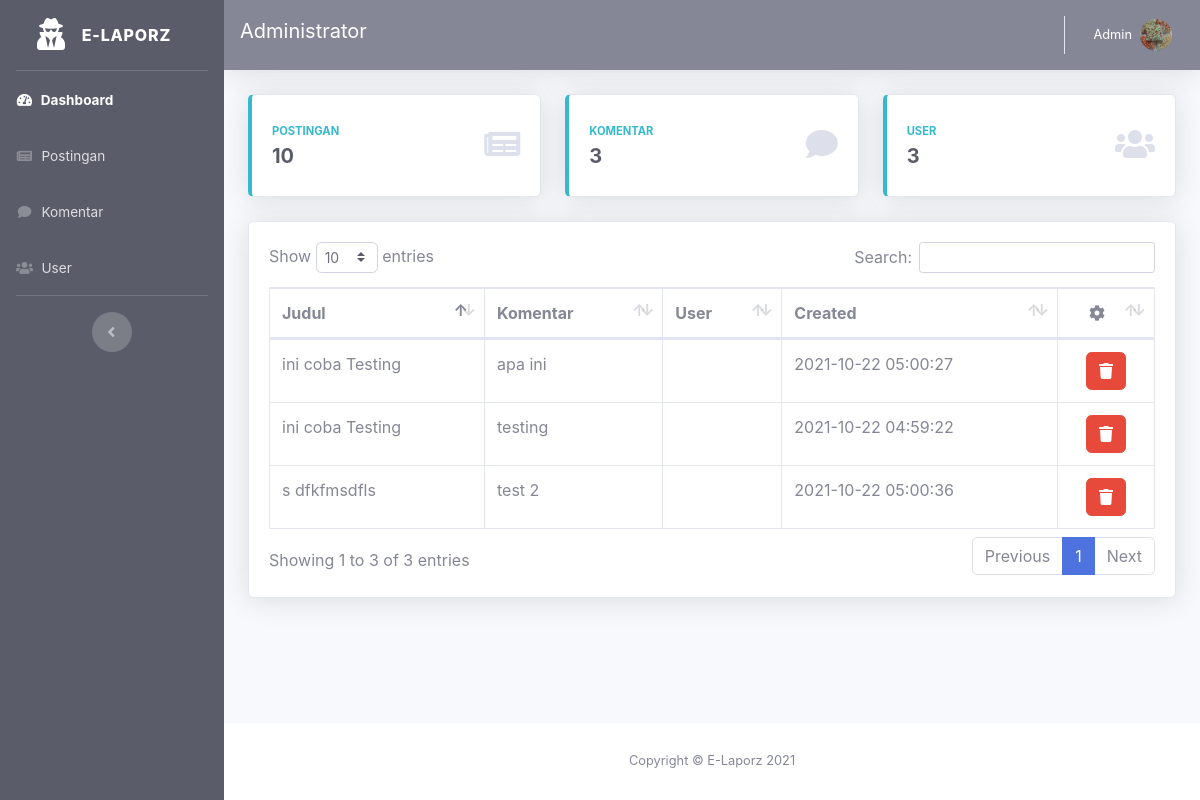
Page /?page=admin-komentar (signed in) on the committed database.
### tables this page shows
CREATE TABLE `user` (
  `id` int(11) NOT NULL,
  `nama` varchar(255) NOT NULL,
  `username` varchar(255) NOT NULL,
  `password` varchar(255) NOT NULL,
  `foto` text NOT NULL,
  `role` enum('admin','user') NOT NULL
);

CREATE TABLE `komentar` (
  `id` int(11) NOT NULL,
  `posting_id` int(11) NOT NULL,
  `user_id` int(11) NOT NULL,
  `komentar` text NOT NULL,
  `created_at` timestamp NOT NULL DEFAULT CURRENT_TIMESTAMP ON UPDATE CURRENT_TIMESTAMP
);

CREATE TABLE `posting` (
  `id` int(11) NOT NULL,
  `judul` varchar(255) NOT NULL,
  `deskripsi` text NOT NULL,
  `gambar` text,
  `status` enum('finished','unfinished') NOT NULL,
  `createdby` int(11) NOT NULL,
  `created_at` timestamp NOT NULL DEFAULT CURRENT_TIMESTAMP ON UPDATE CURRENT_TIMESTAMP,
  `updated_at` timestamp NULL DEFAULT NULL
);

### resource/view/page/admin/komentar.php (the view, shortened to what this page needs)
<?php include "resource/view/template/header.php"; ?>
<?php include "resource/view/template/admin_header.php"; ?>
<div class="table-responsive">
    <table class="table table-bordered" id="dataTable">
        <thead>
            <tr>
                <th>Judul</th>
                <th>Komentar</th>
                <th>User</th>
                <th>Created</th>
                <th class="text-center">
                    <i class="fa fa-cog"></i>
                </th>
            </tr>
        </thead>
        <tbody>
            <?php
                $komentar_sql = "SELECT * FROM komentar ORDER by created_at DESC";
                $komentar = $conn->query($komentar_sql);
                while($ko = $komentar->fetch_array()) :
                    $postingan_id = $ko['posting_id'];
                    $postingan_sql = "SELECT * FROM posting WHERE id='$postingan_id'";
                    $postingan = $conn->query($postingan_sql);
                    $post = $postingan->fetch_array();
                    $user_id = $ko['user_id'];
                    $user_sql = "SELECT * FROM user WHERE id='$user_id'";
                    $user = $conn->query($user_sql);
                    $us = $user->fetch_array();
            ?>
            <tr>
                <td><?= $post['judul']; ?></td>
                <td><?= $ko['komentar']; ?></td>
                <td><?= $us['username']; ?></td>
                <td><?= $ko['created_at']; ?></td>
                <td class="text-center">
                    <a onclick="return confirm('Yakin?')" href="?page=admin-komentar-del&id_komentar=<?= $ko['id']; ?>" class="btn btn-danger"><i class="fa fa-trash"></i></a>
                </td>
            </tr>
            <?php endwhile; ?>
        </tbody>
    </table>
</div>
<?php include "resource/view/template/admin_footer.php"; ?>
<?php include "resource/view/template/footer.php"; ?>

### resource/view/template/admin_header.php (shortened to what this page needs)
<?php
    $avatar_id = $_SESSION['user_id'];
    $avatar_sql = "SELECT * FROM user WHERE id = '$avatar_id'";
    $avatar = $conn->query($avatar_sql);
    $avatar_data = $avatar->fetch_array();
?>
<div id="wrapper">
    <ul class="navbar-nav bg-dark sidebar sidebar-dark accordion" id="accordionSidebar">
        <a class="sidebar-brand d-flex align-items-center justify-content-center" href="?page=admin">
            <div class="sidebar-brand-icon">
               <i class="fa fa-user-secret"></i>
            </div>
            <div class="sidebar-brand-text mx-3">E-Laporz</div>
        </a>
        <hr class="sidebar-divider my-0">
        <li class="nav-item active">
            <a class="nav-link" href="?page=admin">
                <i class="fas fa-fw fa-tachometer-alt"></i>
                <span>Dashboard</span></a>
        </li>
        <li class="nav-item">
            <a class="nav-link" href="?page=admin-posting">
                <i class="fas fa-fw fa-newspaper"></i>
                <span>Postingan</span></a>
        </li>
        <li class="nav-item">
            <a class="nav-link" href="?page=admin-komentar">
                <i class="fas fa-fw fa-comment"></i>
                <span>Komentar</span></a>
        </li>
        <li class="nav-item">
            <a class="nav-link" href="?page=admin-user">
                <i class="fas fa-fw fa-users"></i>
                <span>User</span></a>
        </li>
        <hr class="sidebar-divider d-none d-md-block">
        <div class="text-center d-none d-md-inline">
            <button class="rounded-circle border-0" id="sidebarToggle"></button>
        </div>
    </ul>
    <div id="content-wrapper" class="d-flex flex-column">
        <div id="content">
            <nav class="navbar navbar-expand navbar-dark bg-secondary topbar mb-4 static-top shadow">
                <div class="navbar-brand">
                    <h5>Administrator</h5>
                </div>
                <ul class="navbar-nav ml-auto">
                    <li class="nav-item dropdown no-arrow">
                        <a class="nav-link dropdown-toggle" href="#" id="userDropdown" role="button"
                            data-toggle="dropdown" aria-haspopup="true" aria-expanded="false">
                            <span class="mr-2 d-none d-lg-inline text-white small"><?= ucfirst($avatar_data['nama']); ?></span>
                            <img class="img-profile rounded-circle" src="<?= $avatar_data['foto'] ?>">
                        </a>
                    </li>
                </ul>
            </nav>
            <div class="container-fluid">
                <?php
                    $sql_posting_st = "SELECT * FROM posting";
                    $posting_st = $conn->query($sql_posting_st);
                    $jml_posting = $posting_st->num_rows;
                    $sql_komentar_st = "SELECT * FROM komentar";
                    $komentar_st = $conn->query($sql_komentar_st);
                    $jml_komentar = $komentar_st->num_rows;
                    $sql_user_st = "SELECT * FROM user";
                    $user_st = $conn->query($sql_user_st);
                    $jml_user = $user_st->num_rows;
                ?>
                <div class="row">
                    <div class="col-xl-4 col-md-6 mb-4">
                        <div class="card border-left-info shadow h-100 py-2">
                            <div class="card-body">
                                <div class="row no-gutters align-items-center">
                                    <div class="col mr-2">
                                        <div class="text-xs font-weight-bold text-info text-uppercase mb-1">
                                            Postingan</div>
                                        <div class="h5 mb-0 font-weight-bold text-gray-800"><?= $jml_posting; ?></div>
                                    </div>
                                    <div class="col-auto">
                                        <i class="fas fa-newspaper fa-2x text-gray-300"></i>
                                    </div>
                                </div>
                            </div>
                        </div>
                    </div>
                    <div class="col-xl-4 col-md-6 mb-4">
                        <div class="card border-left-info shadow h-100 py-2">
                            <div class="card-body">
                                <div class="row no-gutters align-items-center">
                                    <div class="col mr-2">
                                        <div class="text-xs font-weight-bold text-info text-uppercase mb-1">
                                            Komentar</div>
                                        <div class="h5 mb-0 font-weight-bold text-gray-800"><?= $jml_komentar; ?></div>
                                    </div>
                                    <div class="col-auto">
                                        <i class="fas fa-comment fa-2x text-gray-300"></i>
                                    </div>
                                </div>
                            </div>
                        </div>
                    </div>
                    <div class="col-xl-4 col-md-6 mb-4">
                        <div class="card border-left-info shadow h-100 py-2">
                            <div class="card-body">
                                <div class="row no-gutters align-items-center">
                                    <div class="col mr-2">
                                        <div class="text-xs font-weight-bold text-info text-uppercase mb-1">
                                            User</div>
                                        <div class="h5 mb-0 font-weight-bold text-gray-800"><?= $jml_user ?></div>
                                    </div>
                                    <div class="col-auto">
                                        <i class="fas fa-users fa-2x text-gray-300"></i>
                                    </div>
                                </div>
                            </div>
                        </div>
                    </div>
                </div>
                <div class="row">
                    <div class="col-lg-12">
                        <div class="card shadow">
                            <div class="card-body">

### rows in the picture
user: nama "Admin", foto (picture)
komentar: posting.judul "s dfkfmsdfls", komentar "test 2", created_at "2021-10-22 05:00:36"
komentar: posting.judul "ini coba Testing", komentar "apa ini", created_at "2021-10-22 05:00:27"
komentar: posting.judul "ini coba Testing", komentar "testing", created_at "2021-10-22 04:59:22"

### other values in the picture
$jml_posting "10"
$jml_komentar "3"
$jml_user "3"
